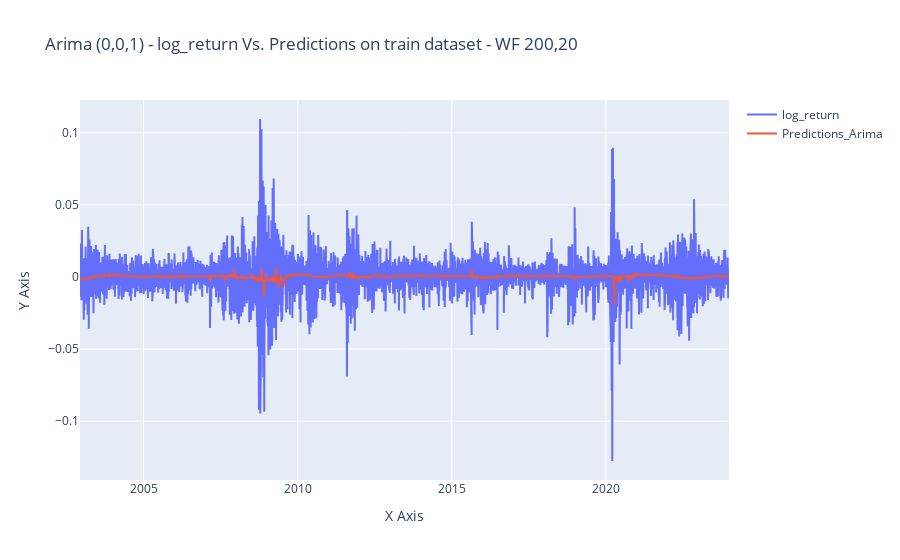

The notebook cell this image was saved under:
### Code cell
#drop Nan values from the first 200 walkforward samples(no predictions)
data = drop_nan(data)

# Visual Inspection: Actual values against the predicted values 
feature1 = 'log_return'
feature2 = 'Predictions_Arima'

# Create line plot
fig = go.Figure(data=go.Scatter(
    x=data.index,  # Assuming the index represents x-axis values
    y=data[feature1],
    mode='lines',
    name=feature1
))

# Add another line plot for the second feature
fig.add_trace(go.Scatter(
    x=data.index,  # Assuming the index represents x-axis values
    y=data[feature2],
    mode='lines',
    name=feature2
))

# Customize layout
fig.update_layout(
    title='Arima (0,0,1) - log_return Vs. Predictions on train dataset - WF 200,20',
    xaxis=dict(title='X Axis'),  # Customize x-axis label
    yaxis=dict(title='Y Axis'),  # Customize y-axis label
    hovermode='closest'
)

# Show plot
fig.show()

### Figure 1 — Plotly figure (JSON) as saved in the notebook; plotly's stock layout.template omitted (floating-point values rounded to 4 significant figures; data arrays with more than 128 entries replaced by an {"elided": "..."} marker saying what was removed)
{"data": [{"mode": "lines", "name": "log_return", "type": "scatter", "x": {"elided": "5300 str values"}, "y": {"elided": "5300 float values"}}, {"mode": "lines", "name": "Predictions_Arima", "type": "scatter", "x": {"elided": "5300 str values"}, "y": {"elided": "5300 float values"}}], "layout": {"hovermode": "closest", "title": {"text": "Arima (0,0,1) - log_return Vs. Predictions on train dataset - WF 200,20"}, "xaxis": {"title": {"text": "X Axis"}}, "yaxis": {"title": {"text": "Y Axis"}}}}
